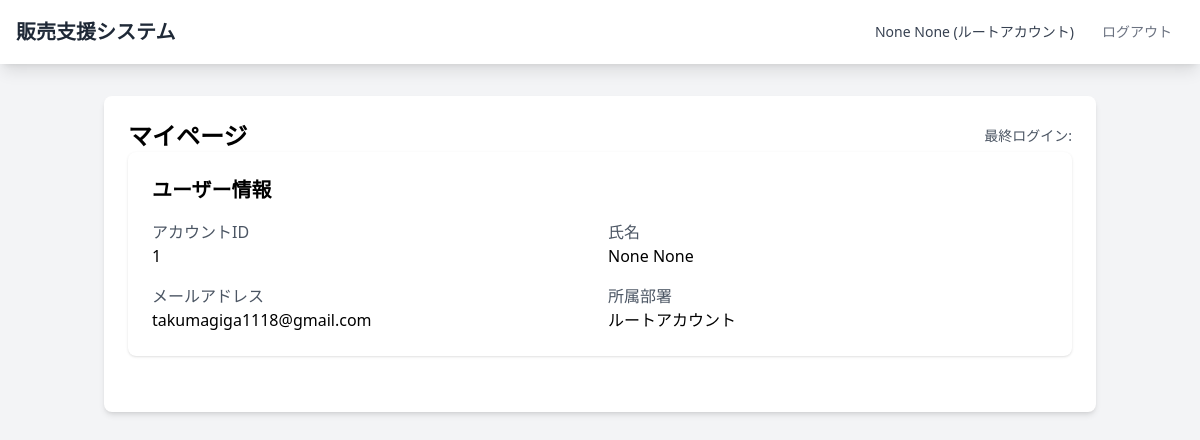
/ (signed in), run on an earlier commit of the app's database.
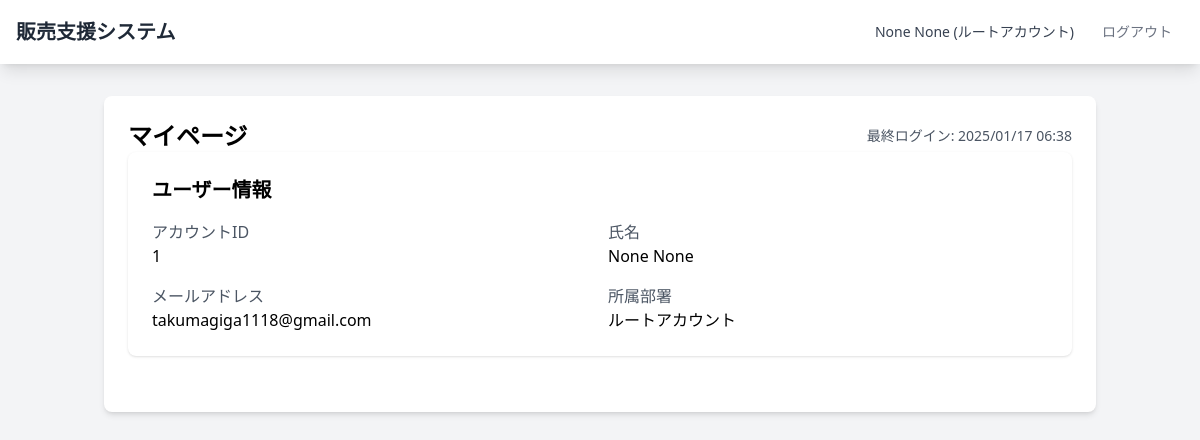
And on a later commit of the database.
### accounts/models.py (models this page shows, shortened)
class User(AbstractBaseUser, PermissionsMixin):
    ACCOUNT_TYPES = (
        ('root', 'Root'),
        ('employee', 'Employee'),
    )
    account_id = models.CharField(
        verbose_name=_("account_id"),
        unique=True,
        max_length=10
    )
    account_type = models.CharField(
        verbose_name=_("account_type"),
        max_length=10,
        choices=ACCOUNT_TYPES,
        default='employee'
    )
    email = models.EmailField(
        verbose_name=_("email"),
        unique=True
    )
    first_name = models.CharField(
        verbose_name=_("first_name"),
        max_length=150,
        null=True,
        blank=False
    )
    last_name = models.CharField(
        verbose_name=_("last_name"),
        max_length=150,
        null=True,
        blank=False
    )
    is_staff = models.BooleanField(
        verbose_name=_("staff status"),
        default=False
    )
    is_superuser = models.BooleanField(
        verbose_name=_("is_superuser"),
        default=False
    )
    department = models.ForeignKey(
        'Department',
        verbose_name=_("department"),
        on_delete=models.PROTECT,
        null=True,
        blank=True
    )
    created_at = models.DateTimeField(
        verbose_name=_("created_at"),
        auto_now_add=True
    )
    updated_at = models.DateTimeField(
        verbose_name=_("updated_at"),
        auto_now=True
    )
    objects = UserManager()
    USERNAME_FIELD = 'account_id'
    REQUIRED_FIELDS = ['email']

### accounts/views.py (the view)
# urls.py: path("", views.IndexView.as_view(), name="index"),
class IndexView(TemplateView):
    template_name = "index.html"
    def get_context_data(self, **kwargs):
        context = super().get_context_data(**kwargs)
        user = self.request.user
        if user.is_authenticated:
            if user.department == '製品管理部' or user.account_type == 'root':
                context['total_products'] = Product.objects.count()
        return context

### templates/index.html (shortened to what this page needs)
{% extends 'base.html' %}
{% block title %}
{% if user.is_authenticated %}
<div class="flex justify-between items-center">
    <h1 class="text-2xl font-bold">マイページ</h1>
    <div class="text-sm text-gray-600">
        最終ログイン: {{ user.last_login|date:"Y/m/d H:i" }}
    </div>
</div>
{% else %}
<div class="text-2xl font-bold">メインメニュー</div>
{% endif %}
{% endblock %}
{% block content %}
{% if user.is_authenticated %}
    <div class="mb-8 bg-white rounded-lg shadow p-6">
        <h2 class="text-xl font-semibold mb-4">ユーザー情報</h2>
        <div class="grid grid-cols-2 gap-4">
            <div>
                <p class="text-gray-600">アカウントID</p>
                <p class="font-medium">{{ user.account_id }}</p>
            </div>
            <div>
                <p class="text-gray-600">氏名</p>
                <p class="font-medium">{{ user.last_name }} {{ user.first_name }}</p>
            </div>
            <div>
                <p class="text-gray-600">メールアドレス</p>
                <p class="font-medium">{{ user.email }}</p>
            </div>
            <div>
                <p class="text-gray-600">所属部署</p>
                <p class="font-medium">{{ user.department.name|default:"ルートアカウント" }}</p>
            </div>
        </div>
    </div>
{% endif %}
{% endblock %}

### templates/base.html (shortened to what this page needs)
<!DOCTYPE html>
<html lang="ja">
<head>
    <script src="https://cdn.tailwindcss.com"></script>
</head>
<body class="bg-gray-100 min-h-screen">
    {% if user.is_authenticated %}
    <nav class="bg-white shadow-lg">
        <div class="max-w-7xl mx-auto px-4">
            <div class="flex justify-between h-16">
                <div class="flex">
                    <div class="flex-shrink-0 flex items-center">
                        <a href="{% url 'accounts:index' %}" class="text-xl font-bold text-gray-800">
                            販売支援システム
                        </a>
                    </div>
                </div>
                <div class="flex items-center">
                    <span class="text-gray-700 text-sm mr-4">
                        {{ user.first_name }} {{ user.last_name }}
                        {% if user.department %}
                        ({{ user.department.name }})
                        {% else %}
                        (ルートアカウント)
                        {% endif %}
                    </span>
                    <form method="post" action="{% url 'accounts:logout' %}" class="inline">
                        <button type="submit" class="text-gray-500 hover:text-gray-700 px-3 py-2 rounded-md text-sm font-medium">
                            ログアウト
                        </button>
                    </form>
                </div>
            </div>
        </div>
    </nav>
    {% endif %}
    <div class="container mx-auto px-4 py-8">
        <div class="max-w-7xl mx-auto bg-white rounded-lg shadow-md p-6">
            {% block title %}
            {% endblock %}
            {% block content %}
            {% endblock %}
        </div>
    </div>
</body>
</html>

What changed in the data, as far as the page shows it:
changed User "None": last_login (not shown) → "2025/01/17 06:38"
